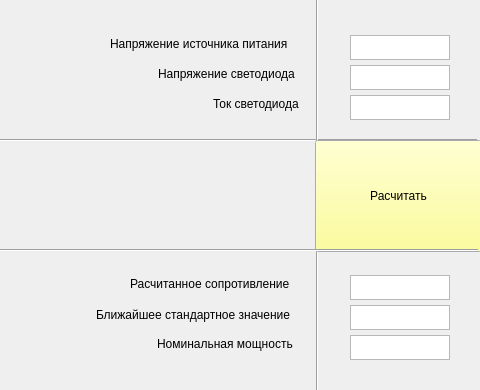
<?xml version="1.0" encoding="UTF-8"?>
<ui version="4.0">
 <class>MainWindow</class>
 <widget class="QMainWindow" name="MainWindow">
  <property name="geometry">
   <rect>
    <x>0</x>
    <y>0</y>
    <width>480</width>
    <height>390</height>
   </rect>
  </property>
  <property name="sizePolicy">
   <sizepolicy hsizetype="Fixed" vsizetype="Fixed">
    <horstretch>0</horstretch>
    <verstretch>0</verstretch>
   </sizepolicy>
  </property>
  <property name="windowTitle">
   <string>MainWindow</string>
  </property>
  <widget class="QWidget" name="centralWidget">
   <widget class="QLabel" name="iSrc">
    <property name="geometry">
     <rect>
      <x>158</x>
      <y>65</y>
      <width>150</width>
      <height>17</height>
     </rect>
    </property>
    <property name="toolTip">
     <string>&lt;html&gt;&lt;head/&gt;&lt;body&gt;&lt;p&gt;Среднее напряжение светодиода&lt;/p&gt;&lt;/body&gt;&lt;/html&gt;</string>
    </property>
    <property name="text">
     <string>Напряжение светодиода</string>
    </property>
   </widget>
   <widget class="Line" name="line_2">
    <property name="geometry">
     <rect>
      <x>-4</x>
      <y>130</y>
      <width>481</width>
      <height>20</height>
     </rect>
    </property>
    <property name="orientation">
     <enum>Qt::Horizontal</enum>
    </property>
   </widget>
   <widget class="QLabel" name="rStd">
    <property name="geometry">
     <rect>
      <x>96</x>
      <y>305</y>
      <width>211</width>
      <height>20</height>
     </rect>
    </property>
    <property name="text">
     <string>Ближайшее стандартное значение</string>
    </property>
   </widget>
   <widget class="QLabel" name="iLed">
    <property name="geometry">
     <rect>
      <x>213</x>
      <y>95</y>
      <width>91</width>
      <height>17</height>
     </rect>
    </property>
    <property name="toolTip">
     <string>&lt;html&gt;&lt;head/&gt;&lt;body&gt;&lt;p&gt;Максимальный ток на который расчитан светодиод&lt;/p&gt;&lt;/body&gt;&lt;/html&gt;</string>
    </property>
    <property name="text">
     <string>Ток светодиода</string>
    </property>
   </widget>
   <widget class="Line" name="line">
    <property name="geometry">
     <rect>
      <x>307</x>
      <y>-1</y>
      <width>20</width>
      <height>701</height>
     </rect>
    </property>
    <property name="orientation">
     <enum>Qt::Vertical</enum>
    </property>
   </widget>
   <widget class="QLabel" name="wResWatt">
    <property name="geometry">
     <rect>
      <x>157</x>
      <y>335</y>
      <width>151</width>
      <height>17</height>
     </rect>
    </property>
    <property name="text">
     <string>Номинальная мощность</string>
    </property>
   </widget>
   <widget class="QPushButton" name="btnCalc">
    <property name="geometry">
     <rect>
      <x>315</x>
      <y>140</y>
      <width>167</width>
      <height>112</height>
     </rect>
    </property>
    <property name="palette">
     <palette>
      <active>
       <colorrole role="Button">
        <brush brushstyle="SolidPattern">
         <color alpha="255">
          <red>255</red>
          <green>255</green>
          <blue>127</blue>
         </color>
        </brush>
       </colorrole>
      </active>
      <inactive>
       <colorrole role="Button">
        <brush brushstyle="SolidPattern">
         <color alpha="255">
          <red>255</red>
          <green>255</green>
          <blue>127</blue>
         </color>
        </brush>
       </colorrole>
      </inactive>
      <disabled>
       <colorrole role="Button">
        <brush brushstyle="SolidPattern">
         <color alpha="255">
          <red>255</red>
          <green>255</green>
          <blue>127</blue>
         </color>
        </brush>
       </colorrole>
      </disabled>
     </palette>
    </property>
    <property name="autoFillBackground">
     <bool>false</bool>
    </property>
    <property name="text">
     <string>Расчитать</string>
    </property>
   </widget>
   <widget class="QLabel" name="uSrc">
    <property name="geometry">
     <rect>
      <x>110</x>
      <y>35</y>
      <width>198</width>
      <height>17</height>
     </rect>
    </property>
    <property name="toolTip">
     <string>&lt;html&gt;&lt;head/&gt;&lt;body&gt;&lt;p&gt;Напряжение источника питания, от которого будет питаться светодиод&lt;/p&gt;&lt;/body&gt;&lt;/html&gt;</string>
    </property>
    <property name="text">
     <string>Напряжение источника питания</string>
    </property>
   </widget>
   <widget class="Line" name="line_3">
    <property name="geometry">
     <rect>
      <x>-3</x>
      <y>240</y>
      <width>481</width>
      <height>20</height>
     </rect>
    </property>
    <property name="orientation">
     <enum>Qt::Horizontal</enum>
    </property>
   </widget>
   <widget class="QLabel" name="rCalc">
    <property name="geometry">
     <rect>
      <x>130</x>
      <y>275</y>
      <width>170</width>
      <height>17</height>
     </rect>
    </property>
    <property name="text">
     <string>Расчитанное сопротивление</string>
    </property>
   </widget>
   <widget class="QTextEdit" name="uSrcBox">
    <property name="geometry">
     <rect>
      <x>350</x>
      <y>35</y>
      <width>100</width>
      <height>25</height>
     </rect>
    </property>
   </widget>
   <widget class="QTextEdit" name="uLedBox">
    <property name="geometry">
     <rect>
      <x>350</x>
      <y>65</y>
      <width>100</width>
      <height>25</height>
     </rect>
    </property>
   </widget>
   <widget class="QTextEdit" name="iLedBox">
    <property name="geometry">
     <rect>
      <x>350</x>
      <y>95</y>
      <width>100</width>
      <height>25</height>
     </rect>
    </property>
   </widget>
   <widget class="QTextEdit" name="fResLedBox">
    <property name="geometry">
     <rect>
      <x>350</x>
      <y>275</y>
      <width>100</width>
      <height>25</height>
     </rect>
    </property>
   </widget>
   <widget class="QTextEdit" name="iAbsResBox">
    <property name="geometry">
     <rect>
      <x>350</x>
      <y>305</y>
      <width>100</width>
      <height>25</height>
     </rect>
    </property>
   </widget>
   <widget class="QTextEdit" name="wResWattBox">
    <property name="geometry">
     <rect>
      <x>350</x>
      <y>335</y>
      <width>100</width>
      <height>25</height>
     </rect>
    </property>
   </widget>
   <widget class="QLabel" name="lStatus">
    <property name="geometry">
     <rect>
      <x>10</x>
      <y>149</y>
      <width>291</width>
      <height>91</height>
     </rect>
    </property>
    <property name="sizePolicy">
     <sizepolicy hsizetype="Preferred" vsizetype="Preferred">
      <horstretch>0</horstretch>
      <verstretch>0</verstretch>
     </sizepolicy>
    </property>
    <property name="layoutDirection">
     <enum>Qt::LeftToRight</enum>
    </property>
    <property name="text">
     <string/>
    </property>
    <property name="textFormat">
     <enum>Qt::PlainText</enum>
    </property>
    <property name="scaledContents">
     <bool>false</bool>
    </property>
    <property name="alignment">
     <set>Qt::AlignCenter</set>
    </property>
    <property name="wordWrap">
     <bool>true</bool>
    </property>
   </widget>
  </widget>
 </widget>
 <layoutdefault spacing="6" margin="11"/>
 <tabstops>
  <tabstop>btnCalc</tabstop>
 </tabstops>
 <resources/>
 <connections/>
</ui>
